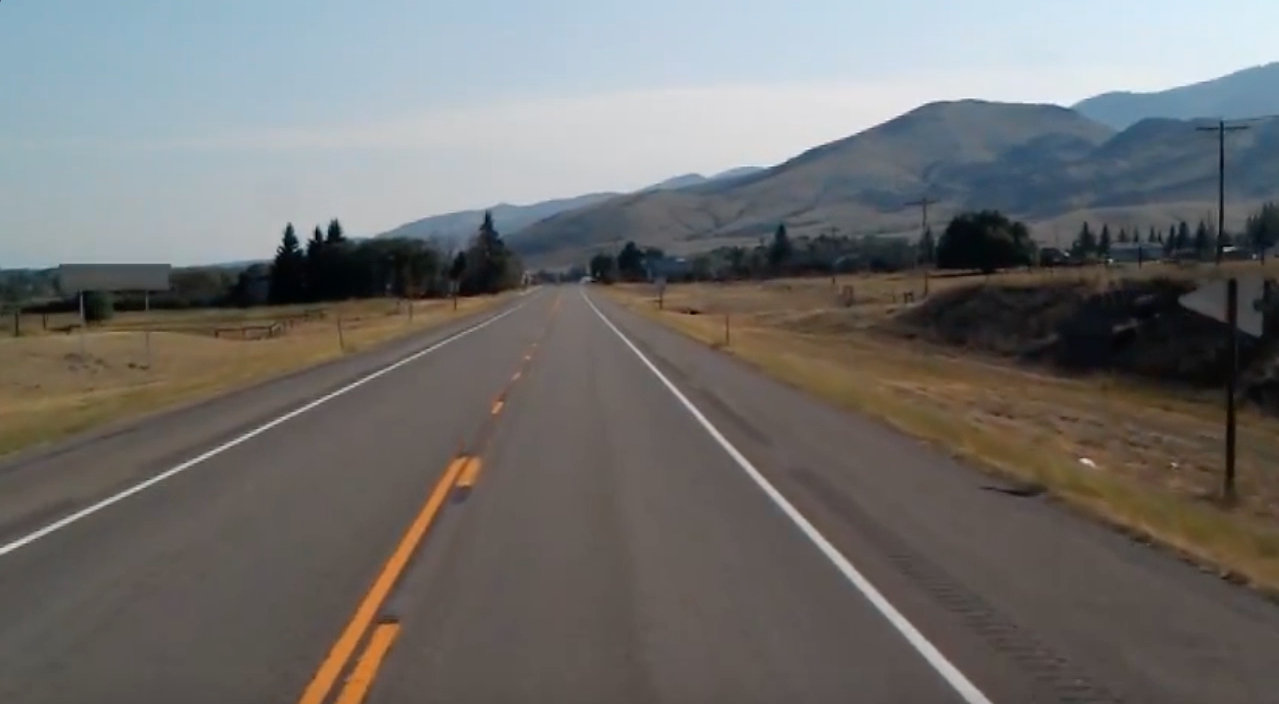
#> input picture test_image.png, 1279 x 704 px
$ python -i LaneDetection.py   (imports and definitions only)
#> lines starting #> are read from the running program, lines starting #| are printed output that depends on the picture
#> further down, picture is the input picture: shape (704, 1279, 3); mean B, G, R 109.7, 111.3, 112.3
import cv2
import numpy as np
import csv


def Canny(img):
    gray = cv2.cvtColor(img, cv2.COLOR_BGR2GRAY)
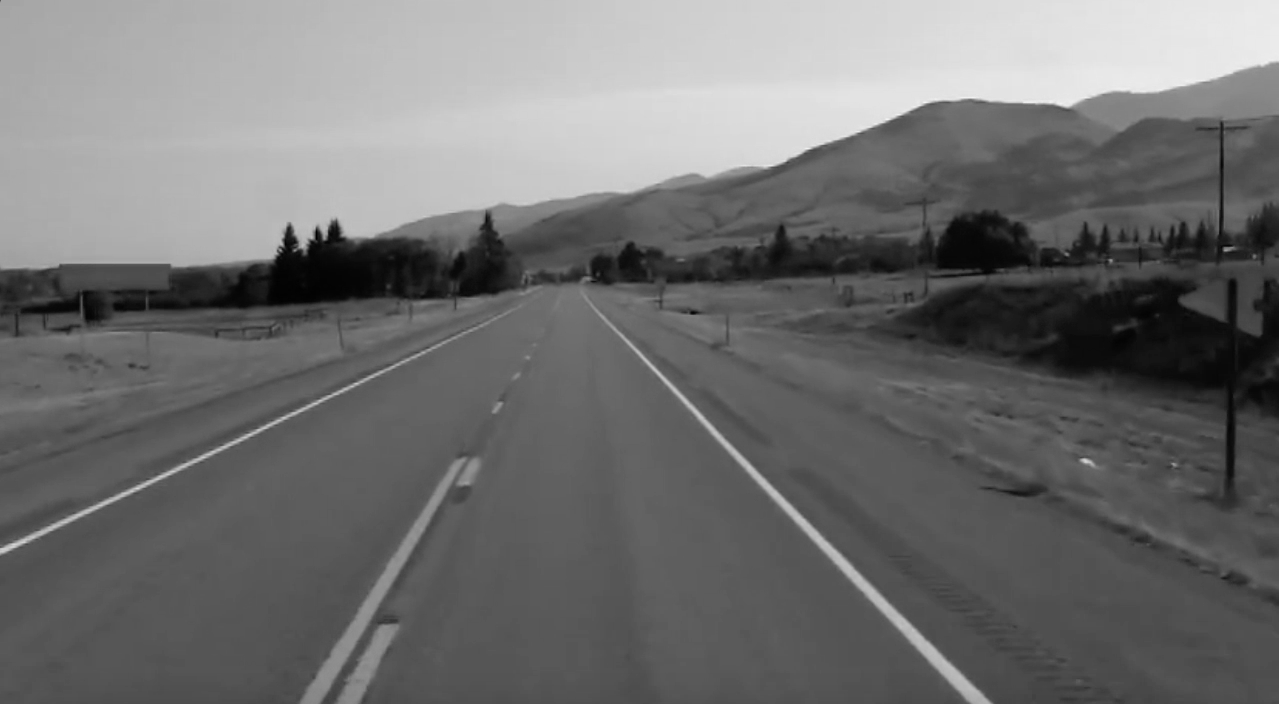
#> gray: shape (704, 1279); min 0, max 244, mean 111.4
    blur = cv2.GaussianBlur(img, (5, 5), 0)
    canny = cv2.Canny(blur, 50, 100)
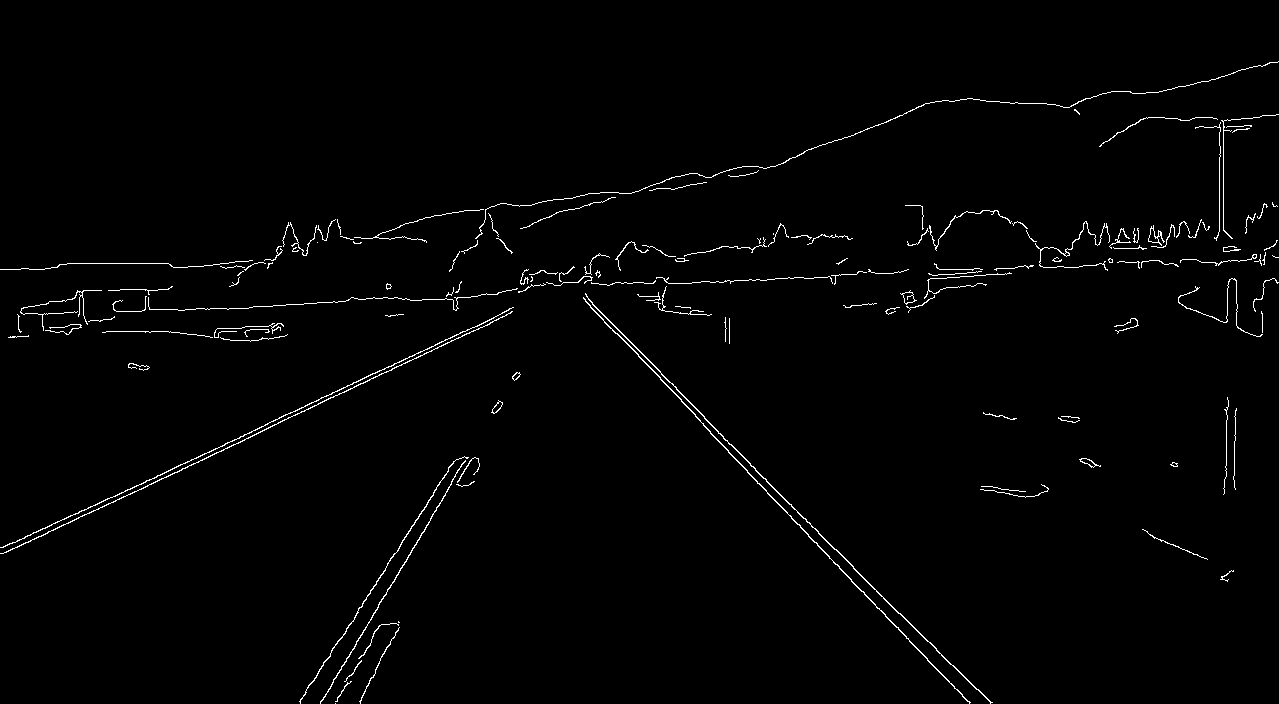
#> canny: shape (704, 1279); 1.4% white in thin lines or dots
    return canny

def ROI(img, scale):
    f = open('../rois.csv', 'r', newline='')
    roi = list(csv.reader(f))
    rois = [[int(float(j) * scale) for j in i] for i in roi]
    triangle = np.array(rois)
    # height = img.shape[0]
    # triangle = np.array([()])
    mask = np.zeros_like(img)
    cv2.fillConvexPoly(mask, triangle, (255, 255, 255))
    masked = cv2.bitwise_and(img, mask)
    return mask, masked

def DisplayLine(img, lines):
    line_image = np.zeros_like(img)
    if lines is not None:
        for line in lines:
            x1, y1, x2, y2 = line.reshape(4)
            cv2.line(line_image, (x1, y1), (x2, y2), (0, 0, 255), 5)
    return line_image

def hstack(imgArray):
    imgConvert = imgArray
    for i in range(len(imgArray)):
        try:
            imgConvert[i] = cv2.cvtColor(imgArray[i], cv2.COLOR_GRAY2BGR)
        except:
            imgConvert[i] = imgArray[i]
    hstack = np.hstack(imgConvert)
    return hstack

>>> import cv2
>>> picture = cv2.imread('../test_image.png')
>>> result = Canny(picture)
